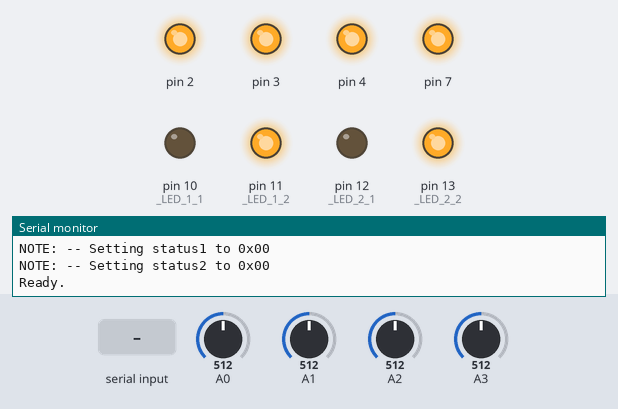
Simulated run of this sketch. Board: Arduino Uno, built with avr-gcc and run on an emulated ATmega328P. On the bench: output pins drawn as LEDs (lit = HIGH), the last lines printed to the serial monitor. Dashed ring = blinking. The inputs (shaded band) are chosen by the test bench; at power-on: A0 = 512, A1 = 512, A2 = 512, A3 = 512. The board resets itself during the run and starts again; EEPROM starts erased.

Above: at 1.8 s.
1.9 s: A0 set to 552
3.4 s: A0 set to 577
At 3.97 s:
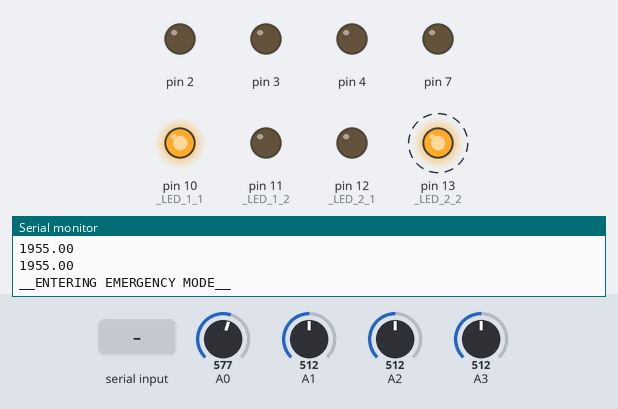
6.4 s: "RESET" received over Serial
At 6.7 s:
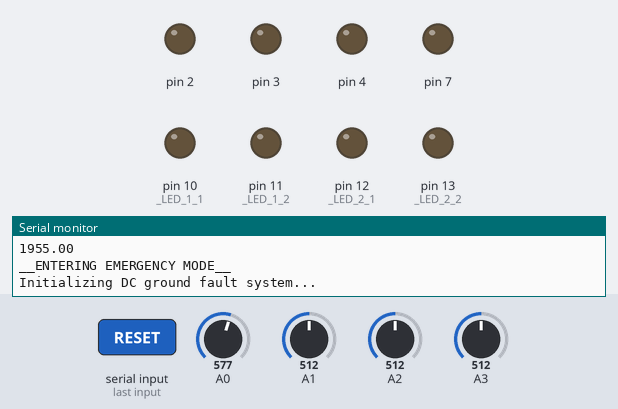
9.4 s: "SET_THRESH1" received over Serial
At 9.7 s:
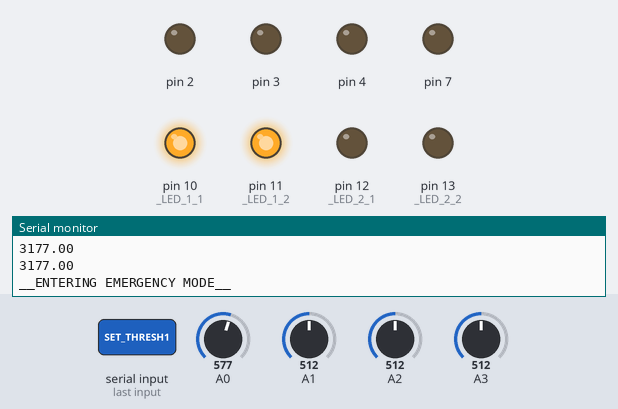
10.9 s: "DUMP_QUEUE" received over Serial
At 11.07 s:
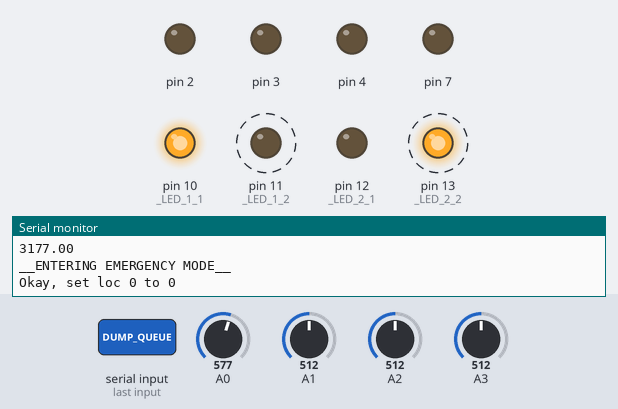
13.9 s: "SET_THRESH2" received over Serial
At 14.7 s:
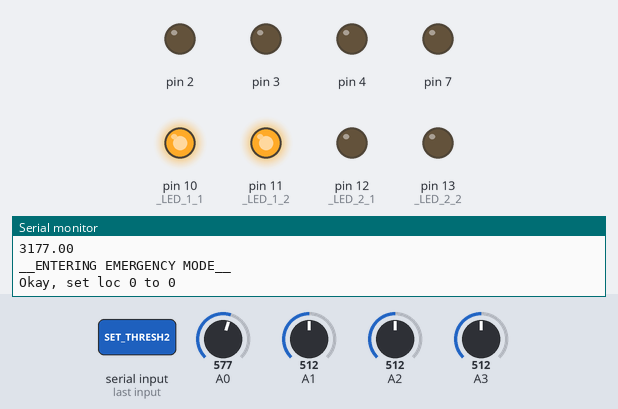
Timing chart, 0 to 16.4 s (numbered marks = the images above; inputs shaded):
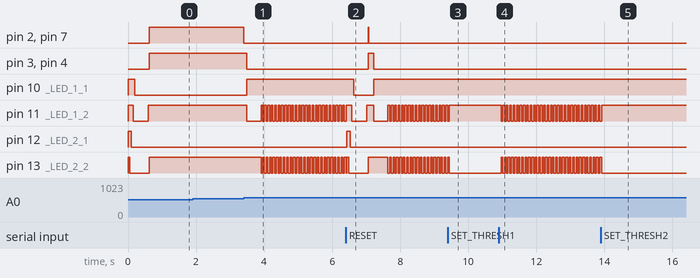

The sketch:

SOLAR_GND_FAULT.ino
```cpp
/*
  Software to control our homemade Arduino-powered DC ground fault system.
  Written by Joseph R. Freeston, hardware by Andrew K. Freeston, 2020.
*/

#include "Arduino.h"
#include <avr/wdt.h>
#include <EEPROM.h>
#include "queue.h"  // From https://github.com/clnhlzmn/utils/tree/master/queue
#include "control.h"

#define BUFLEN 32  // Length of the buffer to store previous readings in.

Panel panel;

//int currentReadings1[BUFLEN];
//int currentReadings2[BUFLEN];

QUEUE(buffer, double, BUFLEN);

volatile struct queue_buffer circuit1_readings;
volatile struct queue_buffer circuit2_readings;

int thresh_bad = 200;      // # of mA difference to make it trip. This is not instant, as it should remove outliers, see the next line also.
int thresh_realbad = 1000; // # of mA difference to make it trip instantly. This should be much higher than the noise floor, as it will not check for outliers.

int i;

double buf, avgbuf;

String cmdread;

int total(double *value) {
  avgbuf += *value;
  return 0;
}

int dump(double *value) {
  Serial.println(*value);
  return 0;
}

void runcmd() {
  if(Serial.available()) {
    cmdread = Serial.readString();
    if(cmdread == "DUMP_QUEUE") {
      Serial.println("Circuit #1:");
      queue_buffer_foreach(&circuit1_readings, dump, &i);  // Dump the contents of the queue to the serial terminal
      Serial.println("Circuit #2:");
      queue_buffer_foreach(&circuit2_readings, dump, &i);  // Dump the contents of the queue to the serial terminal
    }
    else if(cmdread == "RESET") {
      reboot();
    }
    else if(cmdread == "HELP") {
      Serial.println("Commands:");
      Serial.println("RESET            Resets the microcontroller");
      Serial.println("DUMP_QUEUE       Dump the last several current difference measurements");
      Serial.println("SET_THRESH1      Type this, and then send a number, the milliamps to trip at (considering noise) / 10");
      Serial.println("SET_THRESH2      Sets the # of milliamps to trip at immediately no matter what (without the sliding average)");
      Serial.println("GET_THRESH1      Opposite of SET_THRESH1");
      Serial.println("GET_THRESH2      Opposite of SET_THRESH2");
    }
    else if(cmdread == "SET_THRESH1") {
      while(!Serial.available()){}
      EEPROM.update(0, Serial.readString().toInt());
      Serial.println("Okay, set loc 0 to "+String(EEPROM.read(0)));
    }
    else if(cmdread == "SET_THRESH2") {
      while(!Serial.available()){}
      EEPROM.update(1, Serial.readString().toInt());
      Serial.println("Okay, set loc 1 to "+String(EEPROM.read(1)));
    }
    else if(cmdread == "GET_THRESH1") {
      Serial.println(String(EEPROM.read(0)));
    }
    else if(cmdread == "GET_THRESH2") {
      Serial.println(String(EEPROM.read(1)));
    }
    else {
      Serial.println("Invalid command. type 'HELP' for help.");
    }
  }
}

void setup() {
  Serial.begin(9600);
  Serial.setTimeout(5);
  panel.init();
  //while(1) {
  //  Serial.println(panel.get_current(0));
  //}

  queue_buffer_init(&circuit1_readings);
  queue_buffer_init(&circuit2_readings);

  // Populate the currentReadings buffers while everything is off:
  Serial.println("Populating average buffers...");
  for(int i=0; i < BUFLEN; i++){
    buf = abs(panel.get_current(0)-panel.get_current(1));
    queue_buffer_push(&circuit1_readings, &buf);
    buf = abs(panel.get_current(2)-panel.get_current(3));
    queue_buffer_push(&circuit2_readings, &buf);
    delay(1);
  }
  Serial.println("Reading saved threshold values...");
  thresh_bad = EEPROM.read(0)*10;
  thresh_realbad = EEPROM.read(1)*10;
  Serial.println(String(thresh_bad)+", "+String(thresh_realbad));
  Serial.println("Powering up...");

  // Turn on both circuits:
  panel.set_status(CIRC_NUM1, STAT_OK);
  panel.set_status(CIRC_NUM2, STAT_OK);

  panel.turn_on(CIRC_NUM1);
  panel.turn_on(CIRC_NUM2);

  Serial.println("Ready.");
}

void loop() {
  runcmd();

  panel.loop();

  // Detect ground faults:
  //WARNING: CIRCUIT 2 is not yet protected.

  queue_buffer_pop(&circuit1_readings, &buf);
  queue_buffer_pop(&circuit2_readings, &buf);


  // Circuit #1:
  if(panel.get_status(CIRC_NUM1) == STAT_OK){
    queue_buffer_foreach(&circuit1_readings, total, &i);  // Get the total (previous samples)
    avgbuf /= BUFLEN;                                     // Calculate the average (of the previous samples)

    buf = abs(panel.get_current(0)-panel.get_current(1)); // Take another sample

    if((buf > thresh_realbad) or (avgbuf > thresh_bad)) { // AAAAH!!! If this is true, we have a ground fault (or a glitch).
      panel.turn_off(CIRC_NUM1);                          // Immediately turn off circuit #1
      Serial.println("GROUND FAULT on CIRCUIT #1!");
      delay(5);
      buf = abs(panel.get_current(0)-panel.get_current(1));  // Check to see if we fixed it...
      if((buf > thresh_realbad) or (avgbuf > thresh_bad)) {
        panel.turn_off(CIRC_NUM1);                        // Redundant, but just in case.
        Serial.println("The issue has not been removed after 5 ms");
      }
      delay(10);
      buf = abs(panel.get_current(0)-panel.get_current(1));  // Make sure we fixed it...
      if((buf > thresh_realbad) or (avgbuf > thresh_bad)) {
        Serial.println("THE FAULT HAS NOT BEEN REMOVED AFTER 15 MS!");
        panel.set_status(CIRC_NUM1, STAT_FAULT);
        panel.turn_off(CIRC_NUM1);
        panel.turn_off(CIRC_NUM2);
        Serial.println("Powered off both circuits.\nDumping queue:");
        queue_buffer_foreach(&circuit1_readings, dump, &i);  // Dump the contents of the queue to the serial terminal
        Serial.println("\n\n__ENTERING EMERGENCY MODE__");
        while(1){
          runcmd();
          delay(50);
          panel.loop();
        }
      }
      Serial.println("The issue has been fixed.\nCircuit #1 will remain tripped until a reset.");
      panel.set_status(CIRC_NUM1, STAT_TRIPPED);
    }
    else {
      queue_buffer_push(&circuit1_readings, &buf);
    }
  }

  // Circuit #2
  if(panel.get_status(CIRC_NUM2) == STAT_OK){
    queue_buffer_foreach(&circuit2_readings, total, &i);  // Get the total (previous samples)
    avgbuf /= BUFLEN;                                     // Calculate the average (of the previous samples)

    buf = abs(panel.get_current(2)-panel.get_current(3)); // Take another sample

    if((buf > thresh_realbad) or (avgbuf > thresh_bad)) { // AAAAH!!! If this is true, we have a ground fault (or a glitch).
      panel.turn_off(CIRC_NUM2);                          // Immediately turn off circuit #1
      Serial.println("GROUND FAULT on CIRCUIT #2!");
      delay(5);
      buf = abs(panel.get_current(2)-panel.get_current(3));  // Check to see if we fixed it...
      if((buf > thresh_realbad) or (avgbuf > thresh_bad)) {
        panel.turn_off(CIRC_NUM2);                        // Redundant, but just in case.
        Serial.println("The issue has not been removed after 5 ms");
      }
      delay(10);
      buf = abs(panel.get_current(2)-panel.get_current(3));  // Make sure we fixed it...
      if((buf > thresh_realbad) or (avgbuf > thresh_bad)) {
        Serial.println("THE FAULT HAS NOT BEEN REMOVED AFTER 15 MS!");
        panel.set_status(CIRC_NUM2, STAT_FAULT);
        panel.turn_off(CIRC_NUM1);
        panel.turn_off(CIRC_NUM2);
        Serial.println("Powered off both circuits.\nDumping queue:");
        queue_buffer_foreach(&circuit2_readings, dump, &i);  // Dump the contents of the queue to the serial terminal
        Serial.println("\n\n__ENTERING EMERGENCY MODE__");
        while(1){
          runcmd();
          delay(50);
          panel.loop();
        }
      }
      Serial.println("The issue has been fixed.\nCircuit #1 will remain tripped until a reset.");
      panel.set_status(CIRC_NUM2, STAT_TRIPPED);
    }
    else {
      queue_buffer_push(&circuit2_readings, &buf);
    }
  }
}

void reboot() {
  wdt_disable();
  wdt_enable(WDTO_15MS);
  while (1) {}
}
```

control.cpp
```cpp
/*
  Control.cpp - Library for controlling our homemade solar DC ground fault system.
  Written by Joseph R. Freeston, hardware by Andrew K. Freeston, 2020.
*/

#include "Arduino.h"
#include "HardwareSerial.h"
#include "control.h"

void Panel::init() {
  Serial.println("Initializing DC ground fault system...");
  pinMode(7, OUTPUT);
  pinMode(2, OUTPUT);
  pinMode(3, OUTPUT);
  pinMode(4, OUTPUT);
  turn_off(CIRC_NUM1);
  turn_off(CIRC_NUM2);

  pinMode(_LED_1_1, OUTPUT);
  pinMode(_LED_1_2, OUTPUT);
  pinMode(_LED_2_1, OUTPUT);
  pinMode(_LED_2_2, OUTPUT);
  _blinky();
  _tmpbuf1 = false;
  _tmpbuf2 = true;
}

void Panel::_blinky() {  // An aesthetically pleasing display for initialization
  digitalWrite(_LED_1_1, true);
  digitalWrite(_LED_1_2, true);
  digitalWrite(_LED_2_1, true);
  digitalWrite(_LED_2_2, true);
  delay(50);
  digitalWrite(_LED_2_2, false);
  delay(50);
  digitalWrite(_LED_2_1, false);
  delay(50);
  digitalWrite(_LED_1_2, false);
  delay(50);
  digitalWrite(_LED_1_1, false);
  delay(150);
}

void Panel::_alert(String text){
  Serial.println("ALERT: "+text);
  delay(500);
}

void Panel::_note(String text){
  Serial.println("NOTE: "+text);
}

void Panel::turn_on(int circuit){
  if(circuit == CIRC_NUM1){
    digitalWrite(7, true);
    digitalWrite(2, true);
  }
  else if(circuit == CIRC_NUM2){
    digitalWrite(3, true);
    digitalWrite(4, true);
  }
  else {
    _alert("Invalid circuit specified for turn_on!");
  }
}

void Panel::turn_off(int circuit){
  if(circuit == CIRC_NUM1){
    digitalWrite(7, false);
    digitalWrite(2, false);
  }
  else if(circuit == CIRC_NUM2){
    digitalWrite(3, false);
    digitalWrite(4, false);
  }
  else {
    _alert("Invalid circuit specified for turn_off!");
  }
}

void Panel::set_status(int circuit, Status stat) {
  if(circuit == CIRC_NUM1){
    _note("-- Setting status1 to 0x0"+String(stat));
    _status1 = stat;  // Record the status
    // Display the status:
    if(stat == STAT_OK){
      digitalWrite(_LED_1_1, false);  // Common anode, so active low.
      digitalWrite(_LED_1_2, true);
    }
    else if(stat == STAT_TRIPPED or stat == STAT_FAULT){
      digitalWrite(_LED_1_1, true);
      digitalWrite(_LED_1_2, false);
    }
  }
  else if(circuit == CIRC_NUM2){
    _note("-- Setting status2 to 0x0"+String(stat));
    _status2 = stat;  // Record the status
    // Display the status:
    if(stat == STAT_OK){
      digitalWrite(_LED_2_1, false);
      digitalWrite(_LED_2_2, true);
    }
    else if(stat == STAT_TRIPPED or stat == STAT_FAULT){
      digitalWrite(_LED_2_1, true);
      digitalWrite(_LED_2_2, false);
    }  }
  else {
    _alert("Invalid circuit specified for set_status!");
  }
}

Status Panel::get_status(int circuit) {
  if(circuit == CIRC_NUM1){
    return _status1;
  }
  else if(circuit == CIRC_NUM2){
    return _status2;
  }
  else {
    _alert("Invalid circuit specified for get_status!");
  }
}

double Panel::get_current(int sensor) {
  double tmpbuf = analogRead(sensor)*50000/1023;
  delay(1);
  double tmpbuf2 = analogRead(sensor)*50000/1023;
  if(abs(tmpbuf-tmpbuf2) > 100) {  // If we think that one of them is bogus, redo both
    tmpbuf = analogRead(sensor)*50000/1023;
    tmpbuf2 = analogRead(sensor)*50000/1023;
  }
  tmpbuf += tmpbuf2;
  tmpbuf /= 2;
  return tmpbuf;
}

void Panel::loop() {
  if(_status1 == STAT_FAULT or _status2 == STAT_FAULT){
    _tmpbuf1 = !_tmpbuf1;
    digitalWrite(_LED_1_2, _tmpbuf1);
    _tmpbuf2 = !_tmpbuf2;
    digitalWrite(_LED_2_2, _tmpbuf2);
  }
}
```

control.h
```cpp
/*
  Control.h - Library for controlling our homemade solar DC ground fault system.
  Written by Joseph R. Freeston, hardware by Andrew K. Freeston, 2020.
*/

#ifndef Ctrl_h
#define Ctrl_h

#include "Arduino.h"

#define STAT_OK        0x00  // Okay, normal status (No ground fault)
#define STAT_TRIPPED   0x01  // Eh, it tripped because of a fault
#define STAT_FAULT     0x02  // Uh oh, it tried to trip but the ground fault remains

#define CIRC_NUM1      0x01  //Circuit 1
#define CIRC_NUM2      0x02  //Circuit 2

#define ANALOGSAMPLES  10

typedef unsigned char Status;

class Panel {
  public:
    void init();                                // Initialize the library
    void set_status(int circuit, Status stat);  // Set the status (displayed w/ the LEDs on the front of the panel)
    Status get_status(int circuit);             // Get the status
    double get_current(int sensor);                // Get the current from a sensor, sensors are 1, 2, 3, and 4.
    void turn_on(int circuit);                  // For turning on a circuit
    void turn_off(int circuit);                 // For turning off a circuit
    void loop();                                // This should be run over and over again.
  private:
    // Pin Declarations:
    const unsigned char _LED_1_1 = 10;
    const unsigned char _LED_1_2 = 11;
    const unsigned char _LED_2_1 = 12;
    const unsigned char _LED_2_2 = 13;

    // Status:
    Status _status1 = STAT_TRIPPED;  // Circuit 1
    Status _status2 = STAT_TRIPPED;  // Circuit 2

    void _alert(String text);        // Alert the user via the serial terminal. NOTE: This pauses for 500 ms, and should only be called after time-sensitive threats are gone.
    void _note(String text);         // Display a brief note on the serial terminal.

    void _blinky();                  // An aesthetically pleasing display for initialization

    bool _tmpbuf1, _tmpbuf2;         // Temporary buffers for blinking in FAULT STATUS mode.
};

#endif
```

Source omitted: queue.h (8128 bytes)

Measured:
- the behaviour switches between 564 and 565 on A0 (found by bisection; images 0 and 1)
- after the input at 1.9 s, every drawn part: stays the same
- after the input at 3.4 s, pin 2, pin 7: HIGH → LOW at once; pin 3, pin 4: HIGH → LOW after 0.09 s; pin 10 (_LED_1_1): LOW → HIGH after 0.09 s; pin 11 (_LED_1_2): HIGH → LOW after 0.09 s, then repeats every 0.10 s: HIGH 0.05 s, LOW 0.05 s; pin 13 (_LED_2_2): alternates HIGH for 0.05 s and LOW for 0.05 s, starting after 0.51 s
- after the input at 6.4 s, pin 2, pin 7: LOW → HIGH after 0.66 s, → LOW 0.01 s later; pin 3, pin 4: LOW → HIGH after 0.66 s, → LOW 0.17 s later; pin 10 (_LED_1_1): HIGH → LOW after 0.23 s, → HIGH 0.59 s later; pin 12 (_LED_2_1): LOW → HIGH at once, → LOW 0.10 s later
- after the input at 9.4 s, pin 11 (_LED_1_2): goes on until 9.4 s, then stays HIGH; pin 13 (_LED_2_2): goes on until 9.4 s, then stays LOW
- after the input at 10.9 s, pin 11 (_LED_1_2), pin 13 (_LED_2_2): alternates HIGH for 0.05 s and LOW for 0.05 s, starting after 0.07 s
- after the input at 13.9 s, pin 11 (_LED_1_2): goes on until 13.9 s, then stays HIGH; pin 13 (_LED_2_2): goes on until 13.9 s, then stays LOW
